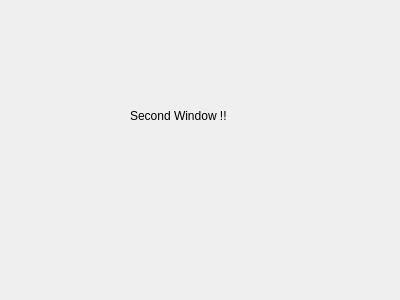
<?xml version="1.0" encoding="UTF-8"?>
<ui version="4.0">
 <class>SecondDialog</class>
 <widget class="QDialog" name="SecondDialog">
  <property name="geometry">
   <rect>
    <x>0</x>
    <y>0</y>
    <width>400</width>
    <height>300</height>
   </rect>
  </property>
  <property name="windowTitle">
   <string>Dialog</string>
  </property>
  <widget class="QLabel" name="label">
   <property name="geometry">
    <rect>
     <x>130</x>
     <y>100</y>
     <width>151</width>
     <height>31</height>
    </rect>
   </property>
   <property name="sizePolicy">
    <sizepolicy hsizetype="Preferred" vsizetype="Preferred">
     <horstretch>0</horstretch>
     <verstretch>0</verstretch>
    </sizepolicy>
   </property>
   <property name="frameShadow">
    <enum>QFrame::Plain</enum>
   </property>
   <property name="text">
    <string>Second Window !!</string>
   </property>
   <property name="margin">
    <number>10</number>
   </property>
  </widget>
 </widget>
 <resources/>
 <connections/>
</ui>
